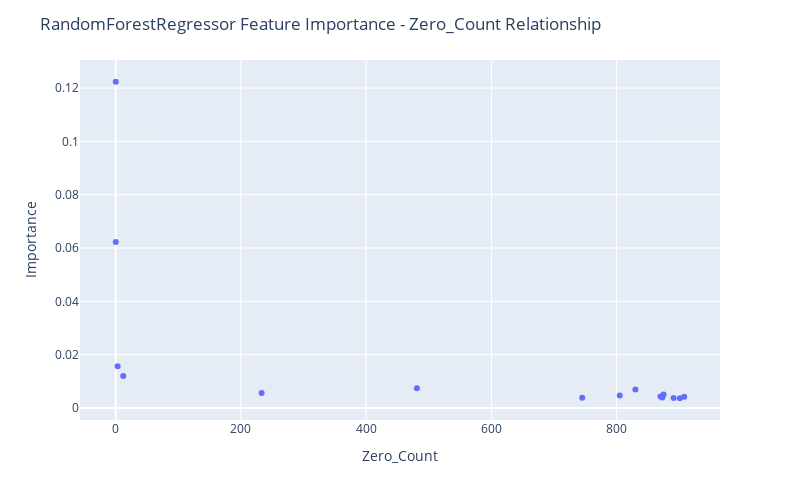

The notebook cell saved with this chart:
### Code cell
fig = px.scatter(df_merged[~df_merged["Feature Name"].str.contains("Output")], x="Zero_Count", y="Importance",
                hover_data=["Feature Name"])

fig.update_layout(
    autosize=False,
    width=800,
    height=500,
    title_text=f"RandomForestRegressor Feature Importance - Zero_Count Relationship",
)

fig.show()

### Figure 1 — Plotly figure (JSON) as saved in the notebook; plotly's stock layout.template omitted (floating-point values rounded to 4 significant figures)
{"data": [{"customdata": [["Input 14"], ["Input 11"], ["Input 12"], ["Input 08"], ["Input 02"], ["Input 05"], ["Input 01"], ["Input 03"], ["Input 10"], ["Input 04"], ["Input 06"], ["Input 15"], ["Input 09"], ["Input 07"], ["Input 13"]], "hovertemplate": "Zero_Count=%{x}<br>Importance=%{y}<br>Feature Name=%{customdata[0]}<extra></extra>", "legendgroup": "", "marker": {"color": "#636efa", "symbol": "circle"}, "mode": "markers", "name": "", "orientation": "v", "showlegend": false, "type": "scatter", "x": [0, 0, 3, 12, 481, 830, 233, 875, 805, 870, 908, 873, 745, 891, 901], "xaxis": "x", "y": [0.1224, 0.06231, 0.01562, 0.01198, 0.007375, 0.006925, 0.005664, 0.005061, 0.004725, 0.004353, 0.004213, 0.003888, 0.003861, 0.003756, 0.003653], "yaxis": "y"}], "layout": {"autosize": false, "height": 500, "legend": {"tracegroupgap": 0}, "margin": {"t": 60}, "title": {"text": "RandomForestRegressor Feature Importance - Zero_Count Relationship"}, "width": 800, "xaxis": {"anchor": "y", "autorange": true, "domain": [0, 1], "range": [-57.1, 965.1], "title": {"text": "Zero_Count"}, "type": "linear"}, "yaxis": {"anchor": "x", "autorange": true, "domain": [0, 1], "range": [-0.004506, 0.1305], "title": {"text": "Importance"}, "type": "linear"}}}
